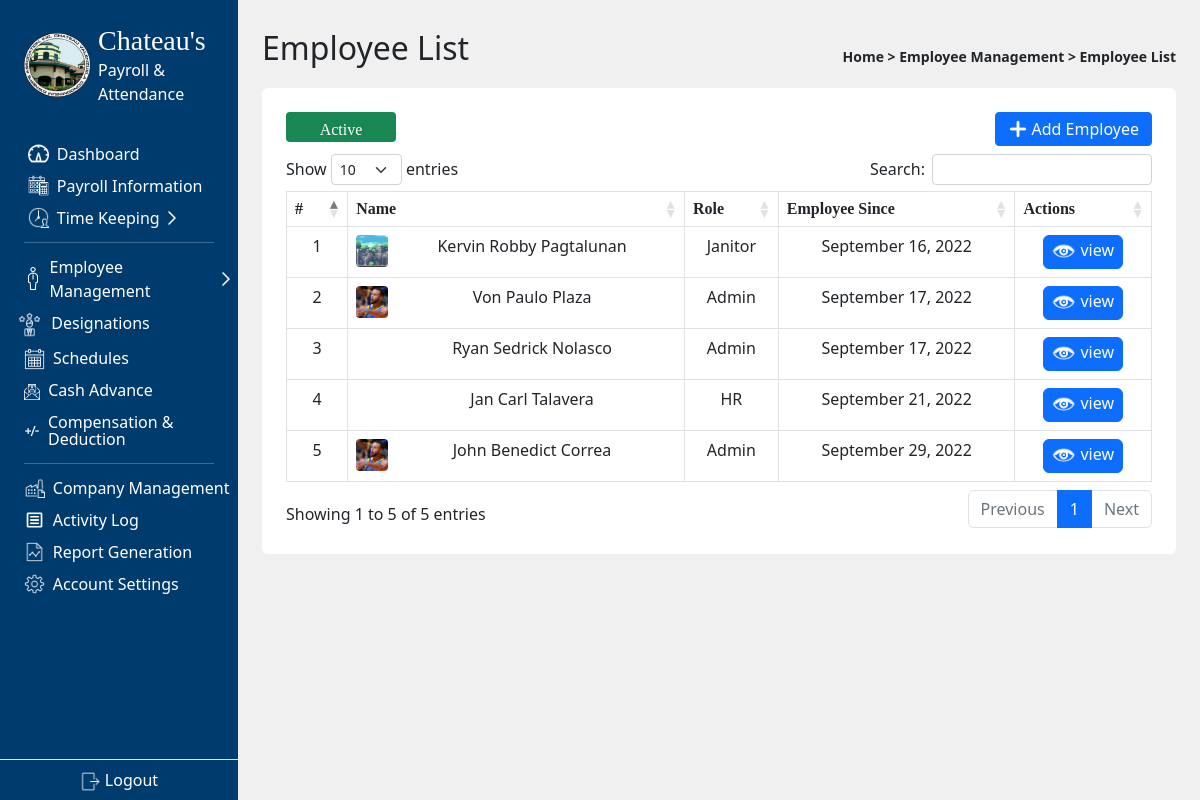
The page /admin/employee_list.php (signed in) on the database its author committed.
### tables this page shows
CREATE TABLE `employeelist` (
  `id` int(11) NOT NULL,
  `date_added` date NOT NULL DEFAULT current_timestamp(),
  `employee_key` varchar(50) NOT NULL,
  `fName` varchar(50) NOT NULL,
  `mName` varchar(50) NOT NULL,
  `lName` varchar(50) NOT NULL,
  `employee_Role` int(11) NOT NULL,
  `Birthday` date NOT NULL,
  `civilStatus` varchar(50) NOT NULL,
  `SSS` varchar(100) NOT NULL,
  `Tax` varchar(100) NOT NULL,
  `Contact` varchar(50) NOT NULL,
  `Email` varchar(50) NOT NULL,
  `PhilHealth` varchar(50) NOT NULL,
  `Pagibig` varchar(50) NOT NULL,
  `Address` varchar(100) NOT NULL,
  `workType` varchar(50) NOT NULL,
  `sched` int(11) NOT NULL,
  `employee_status` varchar(50) NOT NULL,
  `ProfilePic` varchar(250) NOT NULL,
  `id1` varchar(250) NOT NULL,
  `id2` varchar(250) NOT NULL
);

CREATE TABLE `positions` (
  `id` int(11) NOT NULL,
  `description` varchar(100) NOT NULL,
  `rate` decimal(11,2) NOT NULL
);

### admin/employee_list.php (the view, shortened to what this page needs)
<?php
  include '../scripts.php';
  include '../connect.php';
  $type = (isset($_GET['type'])) ? $_GET['type'] : 'Active';
  $color = ($type == 'Active') ? "success" : "danger";
?>
<!DOCTYPE html>
<html lang="en">
<head>
  <link rel="stylesheet" href="../node_modules/sweetalert2/dist/sweetalert2.min.css">
</head>
<body class='d-flex bg-secondary bg-opacity-10' >
  <main class = 'container-fluid p-4 overflow-auto'>
    <header class="d-flex align-items-center justify-content-between">
      <p class='fs-2'>Employee List</p>
      <small class='fw-semibold text-dark'>
        Home > Employee Management > Employee List
      </small>
    </header>
    <div class="container p-4 bg-white rounded-2">
      <div class="mb-2 d-flex justify-content-between">
      <button id="toggle" class="btn btn-<?php echo $color?> toggleBTN rounded-1 text-white" style=""><?php echo $type?></button>
        <button class="btn btn-primary rounded-1 py-1 d-flex align-items-center gap-1" id ="new">
          <div>
            <img src="../img/btn_icons/add.png" alt="" style="width: 1.2rem">
          </div>
          <span>Add Employee</span>
        </button>
      </div>
      <table class='table table-bordered'>
        <thead>
          <tr>
            <th>#</th>
            <th>Name</th>
            <th>Role</th>
            <th>Employee Since</th>
            <th>Actions</th>
          </tr>
        </thead>
        <tbody>
          <?php
            $sql="Select * from `employeelist` where employee_status='$type'";
            $result=mysqli_query($con,$sql);
            if($result){
              while($row=mysqli_fetch_assoc($result)){
                $id=$row['id'];
                $date_added=$row['date_added'];
                $fName=$row['fName'];
                $lName=$row['lName'];
                $employee_Role=$row['employee_Role'];
                $sql2 = "SELECT * FROM positions WHERE id = $employee_Role";
                $result2 = $con->query($sql2);
                $rowPos = $result2->fetch_assoc();
                $posDesc = $rowPos['description'];
                $pic = $row['ProfilePic'];
                echo '
                <tr>
                <td>'.$id.'</td>
                <td>
                  <div class="rounded-1 float-start"
                  style="width: 2rem; height: 2rem;
                  background-position: center; background-size:cover; background-image: url('.$pic.');">  </div>'.$fName.' '.$lName.
                '</td>
                <td>'.$posDesc.'</td>
                <td>'.date('F d, Y', strtotime($date_added)).'</td>';
                echo '<td class ="d-flex justify-content-center">
                <a href="employee_view.php?viewid='.$id.'" class="btn btn-primary py-0 px-1 pe-2 d-flex align-items-center justify-content-center gap-0" style="width: max-content">
                  <div id = "pic" class=""
                  style="width: 2rem; height: 2rem; background-position: center; background-size:cover; background-image: url(../img/icons/view.png)">
                  </div>
                  <span class="mb-1 p-0" style="">view</span>
                </a>';
                echo '</td></tr>';
              }
            }
          ?>
        </tbody>
      </table>
    </div>
  </main>
</body>
</html>

### scripts.php (shortened to what this page needs)
<link rel="stylesheet" href="../plugin/jquery-ui-1.13.2.custom/jquery-ui.css">
<link rel="stylesheet" href="../plugin/DataTables-1.12.1/css/dataTables.bootstrap5.min.css">
<link rel="stylesheet" href="../node_modules/sweetalert2/dist/sweetalert2.min.css">
<link rel="stylesheet" href="../plugin/daterangepicker-master/daterangepicker.css">
<link href="../node_modules/@fortawesome/fontawesome-free/css/fontawesome.css" rel="stylesheet">
<link href="../node_modules/@fortawesome/fontawesome-free/css/brands.css" rel="stylesheet">
<link href="../node_modules/@fortawesome/fontawesome-free/css/solid.css" rel="stylesheet">
<link rel="stylesheet" href="../plugin/bootstrap/css/bootstrap.css">

### style.css (style rules this page uses)
.tables, th { padding-top: 10px; padding-bottom: 10px; border-collapse: collapse; font-family: mBold; }
.tables, td { padding: 8px; }
.tables, td, th { text-align: center; }
.toggleBTN { font-family: mThin; color:white; border-width: 0px; width: 110px; height: 30px; border-radius: 1rem; }

### rows shown on the page
employeelist: id "1", ProfilePic (picture), fName "Kervin Robby", lName "Pagtalunan", positions.description "Janitor", date_added "September 16, 2022"
employeelist: id "2", ProfilePic (picture), fName "Von Paulo", lName "Plaza", positions.description "Admin", date_added "September 17, 2022"
employeelist: id "3", fName "Ryan Sedrick", lName "Nolasco", positions.description "Admin", date_added "September 17, 2022"
employeelist: id "4", fName "Jan Carl", lName "Talavera", positions.description "HR", date_added "September 21, 2022"
employeelist: id "5", ProfilePic (picture), fName "John Benedict", lName "Correa", positions.description "Admin", date_added "September 29, 2022"

### other values the page prints
$type "Active"
